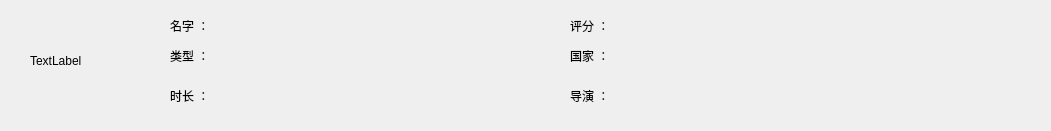
<?xml version="1.0" encoding="UTF-8"?>
<ui version="4.0">
 <class>film_info</class>
 <widget class="QWidget" name="film_info">
  <property name="geometry">
   <rect>
    <x>0</x>
    <y>0</y>
    <width>1051</width>
    <height>131</height>
   </rect>
  </property>
  <property name="windowTitle">
   <string>Form</string>
  </property>
  <widget class="QLabel" name="label">
   <property name="geometry">
    <rect>
     <x>170</x>
     <y>10</y>
     <width>101</width>
     <height>31</height>
    </rect>
   </property>
   <property name="styleSheet">
    <string notr="true">font: 10pt &quot;黑体&quot;;</string>
   </property>
   <property name="text">
    <string>名字 ：</string>
   </property>
  </widget>
  <widget class="QLabel" name="label_2">
   <property name="geometry">
    <rect>
     <x>170</x>
     <y>40</y>
     <width>101</width>
     <height>31</height>
    </rect>
   </property>
   <property name="styleSheet">
    <string notr="true">font: 10pt &quot;黑体&quot;;</string>
   </property>
   <property name="text">
    <string>类型 ：</string>
   </property>
  </widget>
  <widget class="QLabel" name="label_3">
   <property name="geometry">
    <rect>
     <x>170</x>
     <y>80</y>
     <width>101</width>
     <height>31</height>
    </rect>
   </property>
   <property name="styleSheet">
    <string notr="true">font: 10pt &quot;黑体&quot;;</string>
   </property>
   <property name="text">
    <string>时长 ：</string>
   </property>
  </widget>
  <widget class="QLabel" name="label_4">
   <property name="geometry">
    <rect>
     <x>570</x>
     <y>10</y>
     <width>101</width>
     <height>31</height>
    </rect>
   </property>
   <property name="styleSheet">
    <string notr="true">font: 10pt &quot;黑体&quot;;</string>
   </property>
   <property name="text">
    <string>评分 ：</string>
   </property>
  </widget>
  <widget class="QLabel" name="label_5">
   <property name="geometry">
    <rect>
     <x>570</x>
     <y>40</y>
     <width>101</width>
     <height>31</height>
    </rect>
   </property>
   <property name="styleSheet">
    <string notr="true">font: 10pt &quot;黑体&quot;;</string>
   </property>
   <property name="text">
    <string>国家 ：</string>
   </property>
  </widget>
  <widget class="QLabel" name="label_6">
   <property name="geometry">
    <rect>
     <x>570</x>
     <y>80</y>
     <width>101</width>
     <height>31</height>
    </rect>
   </property>
   <property name="styleSheet">
    <string notr="true">font: 10pt &quot;黑体&quot;;</string>
   </property>
   <property name="text">
    <string>导演 ：</string>
   </property>
  </widget>
  <widget class="QLabel" name="label_name">
   <property name="geometry">
    <rect>
     <x>230</x>
     <y>10</y>
     <width>341</width>
     <height>31</height>
    </rect>
   </property>
   <property name="styleSheet">
    <string notr="true">font: 10pt &quot;黑体&quot;;</string>
   </property>
   <property name="text">
    <string/>
   </property>
  </widget>
  <widget class="QLabel" name="label_type">
   <property name="geometry">
    <rect>
     <x>230</x>
     <y>40</y>
     <width>371</width>
     <height>31</height>
    </rect>
   </property>
   <property name="styleSheet">
    <string notr="true">font: 10pt &quot;黑体&quot;;</string>
   </property>
   <property name="text">
    <string/>
   </property>
  </widget>
  <widget class="QLabel" name="label_time">
   <property name="geometry">
    <rect>
     <x>230</x>
     <y>80</y>
     <width>391</width>
     <height>31</height>
    </rect>
   </property>
   <property name="styleSheet">
    <string notr="true">font: 10pt &quot;黑体&quot;;</string>
   </property>
   <property name="text">
    <string/>
   </property>
  </widget>
  <widget class="QLabel" name="label_rate">
   <property name="geometry">
    <rect>
     <x>630</x>
     <y>10</y>
     <width>371</width>
     <height>31</height>
    </rect>
   </property>
   <property name="styleSheet">
    <string notr="true">font: 10pt &quot;黑体&quot;;</string>
   </property>
   <property name="text">
    <string/>
   </property>
  </widget>
  <widget class="QLabel" name="label_country">
   <property name="geometry">
    <rect>
     <x>630</x>
     <y>40</y>
     <width>351</width>
     <height>31</height>
    </rect>
   </property>
   <property name="styleSheet">
    <string notr="true">font: 10pt &quot;黑体&quot;;</string>
   </property>
   <property name="text">
    <string/>
   </property>
  </widget>
  <widget class="QLabel" name="label_man">
   <property name="geometry">
    <rect>
     <x>630</x>
     <y>80</y>
     <width>371</width>
     <height>31</height>
    </rect>
   </property>
   <property name="styleSheet">
    <string notr="true">font: 10pt &quot;黑体&quot;;</string>
   </property>
   <property name="text">
    <string/>
   </property>
  </widget>
  <widget class="QLabel" name="label_7">
   <property name="geometry">
    <rect>
     <x>30</x>
     <y>10</y>
     <width>100</width>
     <height>101</height>
    </rect>
   </property>
   <property name="text">
    <string>TextLabel</string>
   </property>
  </widget>
 </widget>
 <resources/>
 <connections/>
</ui>
